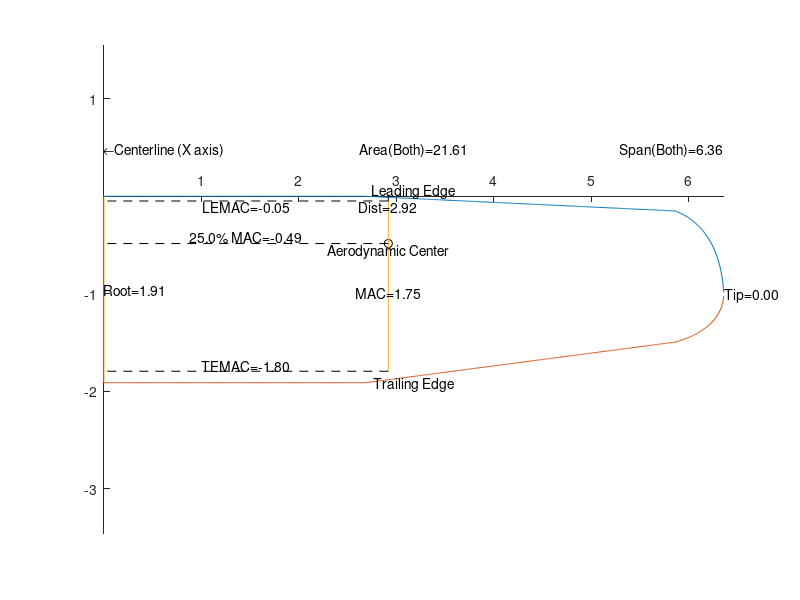

MATLAB code for this plot:
%Mean Aerodynamic Chord Calculation for MATLAB/OCTAVE(v.20200430)
%By SV-001/R

%README

%If you want to use exact coordinate of wing planform, use Method #1.
%If you know formula of leading and trailing edge line, switch to Method #2 using block comments.

%Coordinate orientation:
%X axis: longitudinal axis of aircraft (roll axis)
%Y axis: lateral axis of aircraft (pitch axis)
%Z axis: vertical axis of aircraft (yaw axis)

%X coordinate is distance from datum line along centerline of aircraft.
%Y coordinate is horizontal distance from centerline


%==================== Method #1 (Coordinate) ====================
%Insert coordinate of leading edge and trailing edge points.
%More points would give you good result, but calculation time may increases.
%You may get "ABNORMAL RETURN FROM DQAGP" error message while calculating. Then raise absolute tolerance of quad function.

le_y = [0, 2.683, 5.869, 5.975, 6.046, 6.104, 6.150, 6.196, 6.238, 6.269, 6.298, 6.317, 6.336, 6.353, 6.362]; %y position of leading edge points
le_x = [0, 0, -0.151, -0.205, -0.255, -0.307, -0.358, -0.422, -0.494, -0.561, -0.638, -0.707, -0.789, -0.902, -1.009]; %x position of leading edge points
te_y = [0, 2.683, 5.869, 5.975, 6.046, 6.104, 6.150, 6.196, 6.238, 6.269, 6.298, 6.317, 6.336, 6.353, 6.362]; %y position of trailing edge points
te_x = [-1.913, -1.913, -1.495, -1.459, -1.428, -1.397, -1.367, -1.332, -1.293, -1.257, -1.216, -1.180, -1.137, -1.076, -1.009]; %x position of trailing edge points

%Leading edge formula (You don't have to edit this.)
le_line = @(y) interp1(le_y, le_x, y, 'linear');

%Trailing edge formula (You don't have to edit this.)
te_line = @(y) interp1(te_y, te_x, y, 'linear');
%====================== End of Method #1 ========================

%{
%==================== Method #2 (Formula) =======================
%Sample case: Spitfire 
%Leading edge formula
le_line = @(y) sqrt(1 - (y/222.5).^2).*(14.5*(1 - (1 - (y/222.5).^2).^0.72).^1.57 + 35.5) - 35.5;

%Trailing edge formula
te_line = @(y) sqrt(1 - (y/222.5).^2).*(14.5*(1 - (1 - (y/222.5).^2).^0.72).^1.57 - 64.5) - 35.5;

%Coordinate of start and end points of leading edge and trailing edge
%You should input Y positions of wing root and tip. (just 2 points only!)
le_y = [0,222.5]; %Y position of leading edge line points
le_x = [le_line(le_y(1)),le_line(le_y(end))]; %X position of leading edge line points (You don't have to edit this.)
te_y = [0,222.5]; %Y position of trailing edge line points
te_x = [te_line(te_y(1)),te_line(te_y(end))]; %X position of trailing edge line points (You don't have to edit this.)
%====================== End of Method #2 ========================
%}

%Aerodynamic Center of airfoil
ac = 1/4;

%You don't have to edit below.
%Basic form factors
S = 2*abs(quad(te_line, te_y(1), te_y(end), 1e-4) - quad(le_line, le_y(1), le_y(end), 1e-4)); %wing area
b = max(le_y(end), te_y(end)); %wing span
c_r = abs(le_x(1) - te_x(1)); %root chord
c_t = abs(le_x(end) - te_x(end)); %tip chord

%Calculating MAC and its position
MAC = (2/S)*quad(@(y) (le_line(y) - te_line(y)).^2, le_y(1), le_y(end), 1e-4); %length of mean aerodynamic center
y_MAC = (2/S)*quad(@(y) (le_line(y) - te_line(y))*y, le_y(1), le_y(end), 1e-4); %Y position of MAC
le_MAC = (2/S)*quad(@(y) le_line(y)*(le_line(y) - te_line(y)), le_y(1), le_y(end), 1e-4); %leading edge X position of MAC (LEMAC)
te_MAC = (2/S)*quad(@(y) te_line(y)*(le_line(y) - te_line(y)), te_y(1), te_y(end), 1e-4); %trailing edge X position of MAC (TEMAC)
x_ac_MAC = (2/S)*quad(@(y) (le_line(y) - ac*(le_line(y) - te_line(y)))*(le_line(y) - te_line(y)), le_y(1), le_y(end), 1e-4);%X position of aerodynamic center

%Plotting results
fprintf('Total Wing Area\t\t\t\t\t= %.2f\n', S)
fprintf('Total Wing Span\t\t\t\t\t= %.2f\n', b)
fprintf('Chord of Wing Root\t\t\t\t= %.2f\n', c_r)
fprintf('Chord of Wing tip\t\t\t\t= %.2f\n', c_t)
fprintf('Mean Aerodynamic Chord\t\t\t\t= %.2f\n', MAC)
fprintf('y Position of MAC (horizontal distance)\t\t= %.2f\n', y_MAC)
fprintf('x Position of Leading Edge of MAC\t\t= %.2f\n', le_MAC)
fprintf('x Position of Trailing Edge of MAC\t\t= %.2f\n', te_MAC)
fprintf('x Position of Aerodynamic Center(%.1f%% MAC)\t= %.2f\n', 100*ac, x_ac_MAC)

figure('Name','Wing Planform','NumberTitle','off')
plot([0:0.01:le_y(end)], le_line([0:0.01:le_y(end)]), [0:0.01:te_y(end)], te_line([0:0.01:te_y(end)]), y_MAC, x_ac_MAC, 'ko')
axis equal
set(gca, 'XaxisLocation', 'origin', 'YaxisLocation', 'origin');
line([le_y(end), te_y(end)], [le_x(end), te_x(end)])
line([le_y(1), te_y(1)], [le_x(1), te_x(1)])
line([y_MAC, y_MAC], [le_MAC, te_MAC])
line([y_MAC, y_MAC], [le_MAC, 0], 'linestyle', '--', 'color', 'k')
text(y_MAC, le_MAC, sprintf('Dist=%.2f', y_MAC), 'HorizontalAlignment', 'center', 'VerticalAlignment', 'top')
line([y_MAC, 0], [le_MAC, le_MAC], 'linestyle', '--', 'color', 'k')
text(y_MAC/2, le_MAC, sprintf('LEMAC=%.2f', le_MAC), 'HorizontalAlignment', 'center', 'VerticalAlignment', 'top')
line([y_MAC, 0], [te_MAC, te_MAC], 'linestyle', '--', 'color', 'k')
text(y_MAC/2, te_MAC, sprintf('TEMAC=%.2f', te_MAC), 'HorizontalAlignment', 'center', 'VerticalAlignment', 'bottom')
line([y_MAC, 0], [x_ac_MAC, x_ac_MAC], 'linestyle', '--', 'color', 'k')
text(y_MAC/2, x_ac_MAC, sprintf('%.1f%% MAC=%.2f', 100*ac, x_ac_MAC), 'HorizontalAlignment', 'center', 'VerticalAlignment', 'bottom')
text((le_y(1) + le_y(end))/2, le_line((le_y(1) + le_y(end))/2), 'Leading Edge', 'HorizontalAlignment', 'center', 'VerticalAlignment', 'bottom')
text((te_y(1) + te_y(end))/2, te_line((le_y(1) + te_y(end))/2), 'Trailing Edge', 'HorizontalAlignment', 'center', 'VerticalAlignment', 'top')
text((le_y(1) + te_y(1))/2, (le_x(1) + te_x(1))/2, sprintf('Root=%.2f', c_r))
text((le_y(end) + te_y(end))/2, (le_x(end) + te_x(end))/2, sprintf('Tip=%.2f', c_t))
text(y_MAC, x_ac_MAC, sprintf('Aerodynamic Center'), 'HorizontalAlignment', 'center', 'VerticalAlignment', 'top')
text(y_MAC, (le_MAC + te_MAC)/2, sprintf('MAC=%.2f', MAC), 'HorizontalAlignment', 'center', 'VerticalAlignment', 'top')
text((le_y(1) + le_y(end))/2, abs(le_x(1) - te_x(1))/4, sprintf('Area(Both)=%.2f', S), 'HorizontalAlignment', 'center')
text(le_y(end), abs(le_x(1) - te_x(1))/4, sprintf('Span(Both)=%.2f', b), 'HorizontalAlignment', 'right')
text(0, abs(le_x(1) - te_x(1))/4, '\leftarrowCenterline (X axis)')
box off